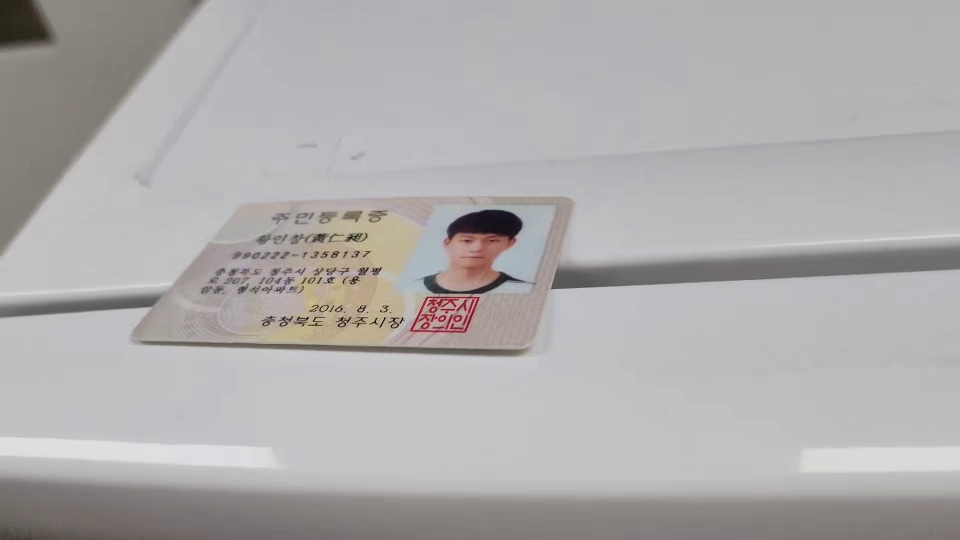
#> input picture frame 48 of test3.mp4, 1920 x 1080 px, given in place of faces.mp4, which was not available (shown at 1/2 size)
$ python 12.07.py
#> lines starting #> are read from the running program, lines starting #| are printed output that depends on the picture; after the words box and inside, x2 and y2 are one past the last pixel; in counts of white or black regions, pixels touching at a corner belong together; pictures that were not available may be replaced by others from this repository, and a replacement may not be noted
import cv2
import numpy as np
import matplotlib.pyplot as plt
import matplotlib
import random
from imutils.perspective import four_point_transform
from imutils.contours import sort_contours
import matplotlib.pyplot as plt
import imutils

# [96 lines of commented-out code are left out]
def detect_faces(video_file, detector, win_title):
#> called with video_file = './data/faces.mp4', win_title = 'Haar cascade face detector'
    cap = cv2.VideoCapture(video_file)

    while 1:
        status_cap, frame = cap.read()
#> frame is the input picture: shape (1080, 1920, 3); mean B, G, R 172.6, 171.8, 174.3
        if not status_cap:
            break

        gray = cv2.cvtColor(frame, cv2.COLOR_BGR2GRAY)
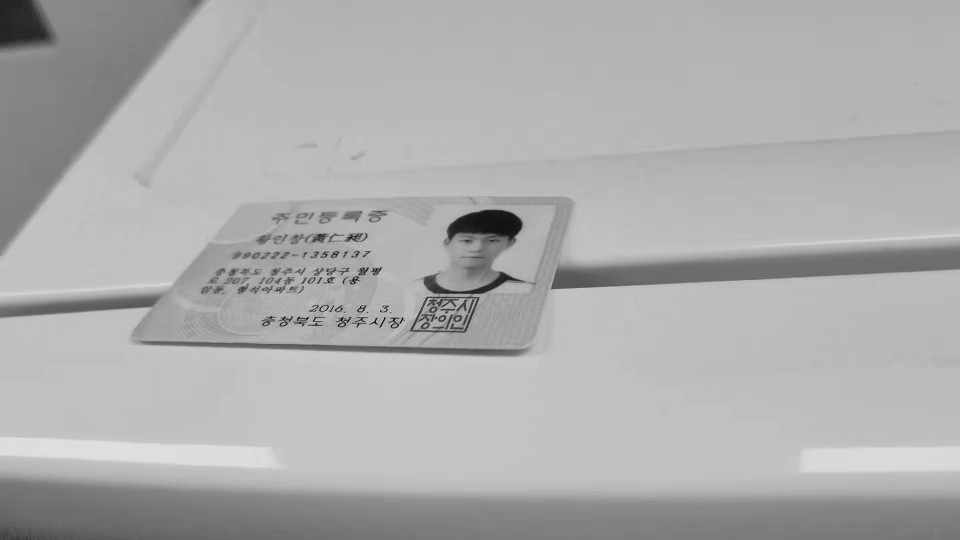
#> gray: shape (1080, 1920) (shown at 1/2 size); min 0, max 230, mean 172.8
        faces = detector.detectMultiScale(gray, 1.3, 5)
#> faces = [[904, 446, 89, 89]]

        for x, y, w, h in faces:
            cv2.rectangle(frame, (x,y), (x+w, y+h), (0,255,0), 3)
            text_size, _ = cv2.getTextSize('Face', cv2.FONT_HERSHEY_SIMPLEX, 1, 2)
            cv2.rectangle(frame, (x,y-text_size[1]), (x+text_size[0], y), (255,255,255), cv2.FILLED)
            cv2.putText(frame, 'Face', (x,y), cv2.FONT_HERSHEY_SIMPLEX, 1, (0,0,0), 2)
#> this loop made 1 pass
#> (x, y, w, h, text_size) on pass 1: (904, 446, 89, 89, (75, 22))
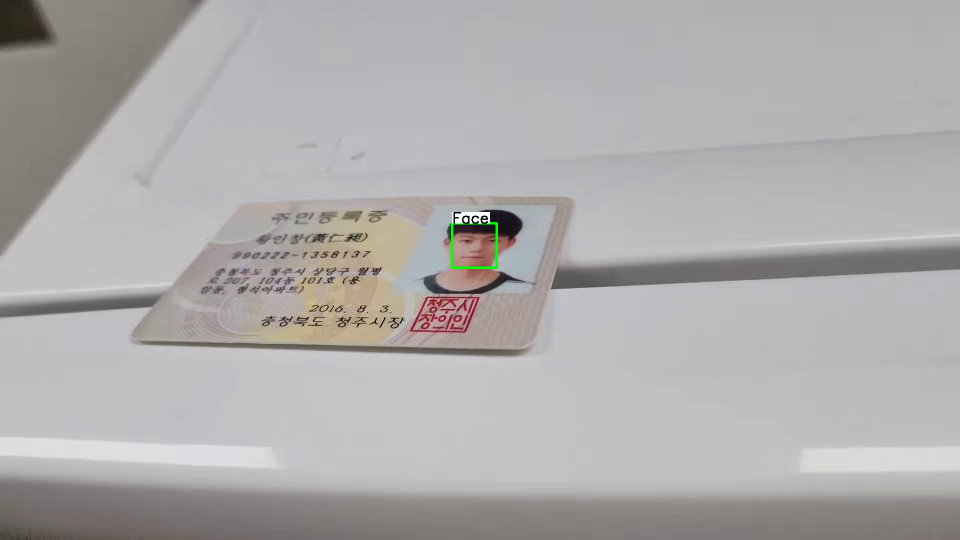
#> frame: shape (1080, 1920, 3) (shown at 1/2 size); 0.16% of pixels changed, all inside (x1, y1, x2, y2) = (902, 424, 996, 538)
        cv2.imshow(win_title, frame)

        if cv2.waitKey(1)==27:
#> (key Esc is pressed here)
            break

    cap.release()
    cv2.destroyAllWindows()

hear_face_cascade = cv2.CascadeClassifier('./data/haarcascade_frontalface_default.xml')
detect_faces('./data/faces.mp4',hear_face_cascade,'Haar cascade face detector')

lbp_face_cascade = cv2.CascadeClassifier()
lbp_face_cascade.load('./data/lbpcascade_frontalface.xml')

detect_faces('./data/faces.mp4', lbp_face_cascade, 'LBP cascade face detector')
#> (key Enter is pressed here)

$ run again, starting later in the video
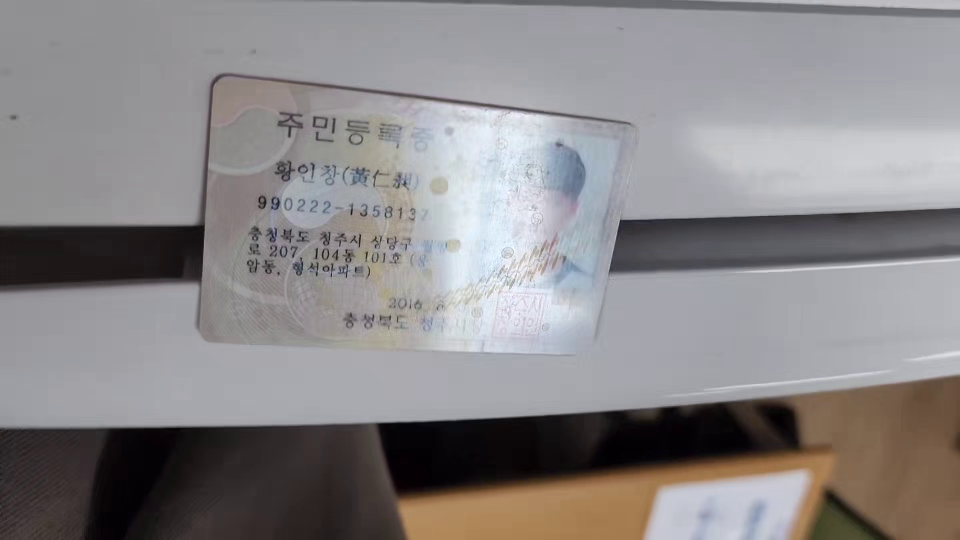
#> input picture frame 218 of test3.mp4, 1920 x 1080 px, given in place of faces.mp4, which was not available (shown at 1/2 size)
#> in detect_faces, frame is the input picture: shape (1080, 1920, 3); mean B, G, R 135.9, 134.6, 138
#> in detect_faces, `gray = cv2.cvtColor(frame, cv2.COLOR_BGR2GRAY)`:
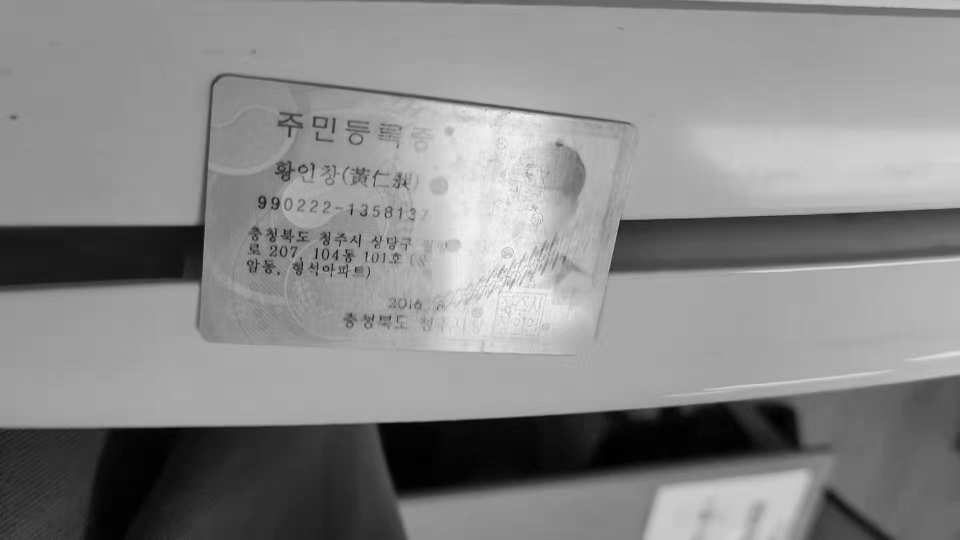
#> gray: shape (1080, 1920) (shown at 1/2 size); min 1, max 255, mean 135.7
#> faces = ()
